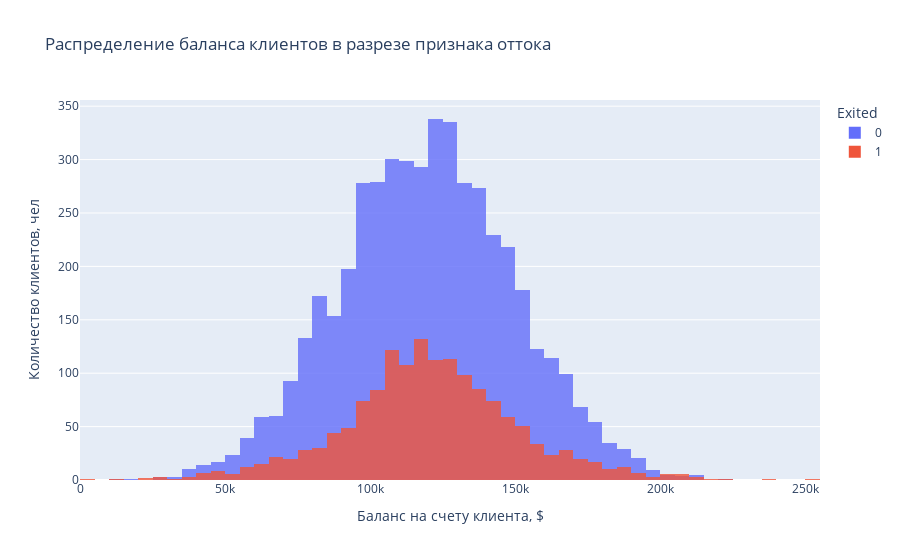

Write notebook code for a chart like this one.
### Markdown cell above
9.3. Посмотрите на распределение баланса клиента в разрезе признака оттока. Как различаются суммы на накопительном счёте ушедших и лояльных клиентов? Подумайте и напишите, с чем это может быть связано, что может не устраивать ушедших клиентов в банке.

### Code cell
# строим гистограмму
fig = px.histogram(balance, x="Balance", color="Exited",
        nbins=50, opacity=0.8,
        barmode="overlay",
        title="Распределение баланса клиентов в разрезе признака оттока")

# добавляем метки осей
fig.update_xaxes(title_text="Баланс на счету клиента, $")
fig.update_yaxes(title_text="Количество клиентов, чел")

# отображаем гистограмму
fig.show()

display(Image(filename='D:\DS\Skillfactory_jupiter_notebook\PYTHON-13.Vizualization_data\data\9.3.png'))

### Figure 1 — Plotly figure (JSON) as saved in the notebook; plotly's stock layout.template omitted (floating-point values rounded to 4 significant figures; data arrays with more than 128 entries replaced by an {"elided": "..."} marker saying what was removed)
{"data": [{"alignmentgroup": "True", "bingroup": "x", "hovertemplate": "Exited=0<br>Balance=%{x}<br>count=%{y}<extra></extra>", "legendgroup": "0", "marker": {"color": "#636efa", "opacity": 0.8, "pattern": {"shape": ""}}, "name": "0", "nbinsx": 50, "offsetgroup": "0", "orientation": "v", "showlegend": true, "type": "histogram", "x": {"elided": "4846 float values"}, "xaxis": "x", "yaxis": "y"}, {"alignmentgroup": "True", "bingroup": "x", "hovertemplate": "Exited=1<br>Balance=%{x}<br>count=%{y}<extra></extra>", "legendgroup": "1", "marker": {"color": "#EF553B", "opacity": 0.8, "pattern": {"shape": ""}}, "name": "1", "nbinsx": 50, "offsetgroup": "1", "orientation": "v", "showlegend": true, "type": "histogram", "x": {"elided": "1537 float values"}, "xaxis": "x", "yaxis": "y"}], "layout": {"barmode": "overlay", "legend": {"title": {"text": "Exited"}, "tracegroupgap": 0}, "title": {"text": "Распределение баланса клиентов в разрезе признака оттока"}, "xaxis": {"anchor": "y", "domain": [0, 1], "title": {"text": "Баланс на счету клиента, $"}}, "yaxis": {"anchor": "x", "domain": [0, 1], "title": {"text": "Количество клиентов, чел"}}}}
